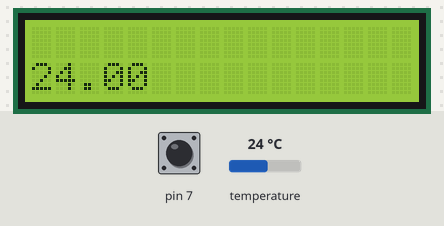
The sketch below on a simulated Arduino Uno, built with avr-gcc and run on an emulated ATmega328P. On the bench: 16×2 character LCD. The test bench sets the inputs (shaded band); at power-on: pin 7 HIGH, temperature 24 °C. The modem accepts every AT command (registered, SIM ready, sends succeed) and sends nothing else; what the sketch prints to the serial monitor is not drawn.

Above: at 1.2 s.
1.3 s: pin 7 pulled LOW for 1 s
At 2.2 s:
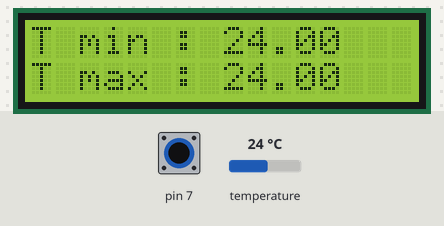
4.8 s: temperature set to 12 °C
At 5.4 s:
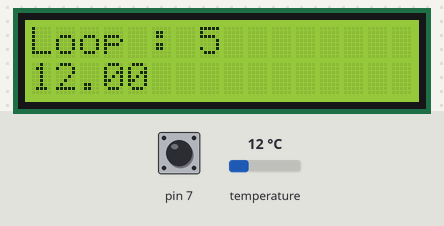
6.3 s: temperature set to 19 °C
At 6.9 s:
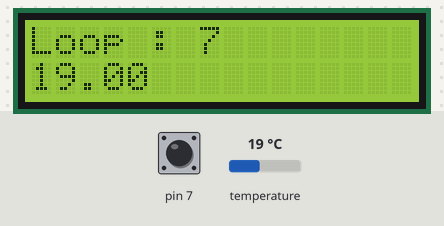
7.9 s: pin 7 pulled LOW for 1 s
At 9.4 s:
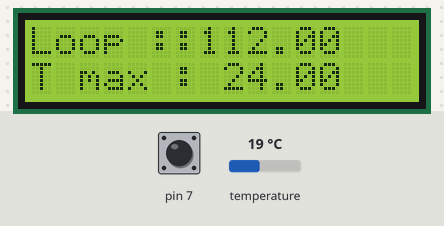
10.4 s: temperature set to 28 °C
At 11.7 s:
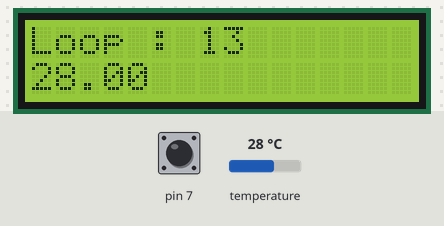
Timing chart, 0 to 13.4 s (numbered marks = the images above; inputs shaded):
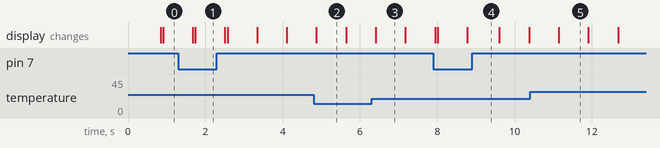

The sketch:

TemperatureSensor.ino
```cpp
//WiFi already set on the ESP8826


#include <OneWire.h>
#include <DallasTemperature.h>
#include <LiquidCrystal.h>
#include <SoftwareSerial.h>

// Data wire is plugged into pin 2 on the Arduino
#define ONE_WIRE_BUS 2

// Setup a oneWire instance to communicate with any OneWire devices
// (not just Maxim/Dallas temperature ICs)
OneWire oneWire(ONE_WIRE_BUS);

// Pass our oneWire reference to Dallas Temperature.
DallasTemperature sensors(&oneWire);

LiquidCrystal lcd(12, 11, 6, 5, 4, 3);

SoftwareSerial softSerial(9, 10); // RX, TX

void setup(void)
{
  pinMode(7, INPUT_PULLUP);
  lcd.begin(16, 2);
  // Print a message to the LCD.
  lcd.print("Initialisation...");
  // start serial port
  Serial.begin(9600);
  Serial.println("Dallas Temperature IC Control Library Demo");

  // Start up the library
  sensors.begin();

  softSerial.begin(115200);
  softSerial.println("AT+RST");

}

bool firstLiveInit = true;
bool firstStatInit = true;
float minTemp = 999;
float maxTemp = -999;

int loopCount = 0;

void loop(void)
{
  // call sensors.requestTemperatures() to issue a global temperature
  // request to all devices on the bus
  Serial.print(" Requesting temperatures...");
  sensors.requestTemperatures(); // Send the command to get temperatures
  Serial.println("DONE");

  float temp = sensors.getTempCByIndex(0);

  lcd.setCursor(0, 0);
  lcd.print("Loop :");
  lcd.setCursor(7, 0);
  lcd.print(loopCount);

  if (loopCount >= 250)
  {
    sendValue(String(temp));
    loopCount = 0;
  }
  loopCount++;

  Serial.print("Temperature for Device 1 is: ");
  Serial.print(temp); // Why "byIndex"?
  // You can have more than one IC on the same bus.
  // 0 refers to the first IC on the wire

  if (temp > maxTemp)
  {
    maxTemp = temp;
  }
  else if (temp < minTemp)
  {
    minTemp = temp;
  }

  if (digitalRead(7) == LOW)
  {
    if (firstStatInit)
    {
      lcd.begin(16, 2);
      lcd.setCursor(0, 0);
      lcd.print("T min :");
      lcd.setCursor(0, 1);
      lcd.print("T max :");
      firstLiveInit = true;
      firstStatInit = false;
    }
    lcd.setCursor(8, 0);
    lcd.print(minTemp);
    lcd.setCursor(8, 1);
    lcd.print(maxTemp);

    //lcd.print(maxTemp);

  }
  else
  {
    if (firstLiveInit)
    {
      lcd.begin(16, 2);
      //lcd.print("Temperature :");
      firstLiveInit = false;
      firstStatInit = true;
    }

    lcd.setCursor(0, 1);
    // print the number of seconds since reset:
    lcd.print(temp);

  }


}


void sendValue(String temp)
{
  softSerial.println("AT+RST");
  delay(3000);

  firstStatInit = true;
  firstLiveInit = true;
  lcd.begin(16, 2);
  lcd.setCursor(0, 0);
  lcd.print("Transmission");
  lcd.setCursor(0, 1);
  lcd.print("des donnees...");

  String host = "***.***.***.***";

  Serial.println("Connected");

  delay(3000);
  // mode "connexions multiples"
  softSerial.println("AT+CIPMUX=1");

  delay(1000);
  // on se connecte à notre serveur en TCP sur le port 80
  softSerial.println("AT+CIPSTART=4,\"TCP\",\"" + host + "\",80");

  delay(1000);

  String h_request = "GET /trace.php?t=" + temp + " HTTP/1.1\r\nHost: ***.***.***.***\r\n\r\n";
  int request_length = h_request.length();


  Serial.print("Length : ");
  Serial.println(request_length);

  // on donne la taille de la requête qu'on va envoyer
  softSerial.println("AT+CIPSEND=4," + String(request_length));

  delay(100);

  // on envoie la requete
  softSerial.print(h_request);

  Serial.print(h_request);

  delay(3000);
  // on ferme la connexion
  softSerial.println("AT+CIPCLOSE=4");
}
```

Measured:
- after the input at 1.3 s, the display: first differs from a run without the input after 0.45 s (image 1)
- after the input at 7.9 s, the display: first differs from a run without the input after 0.11 s (image 4 shows a later state)
- what the display in image 2 shows lasts 0.7 s, from 4.9 s to 5.6 s
